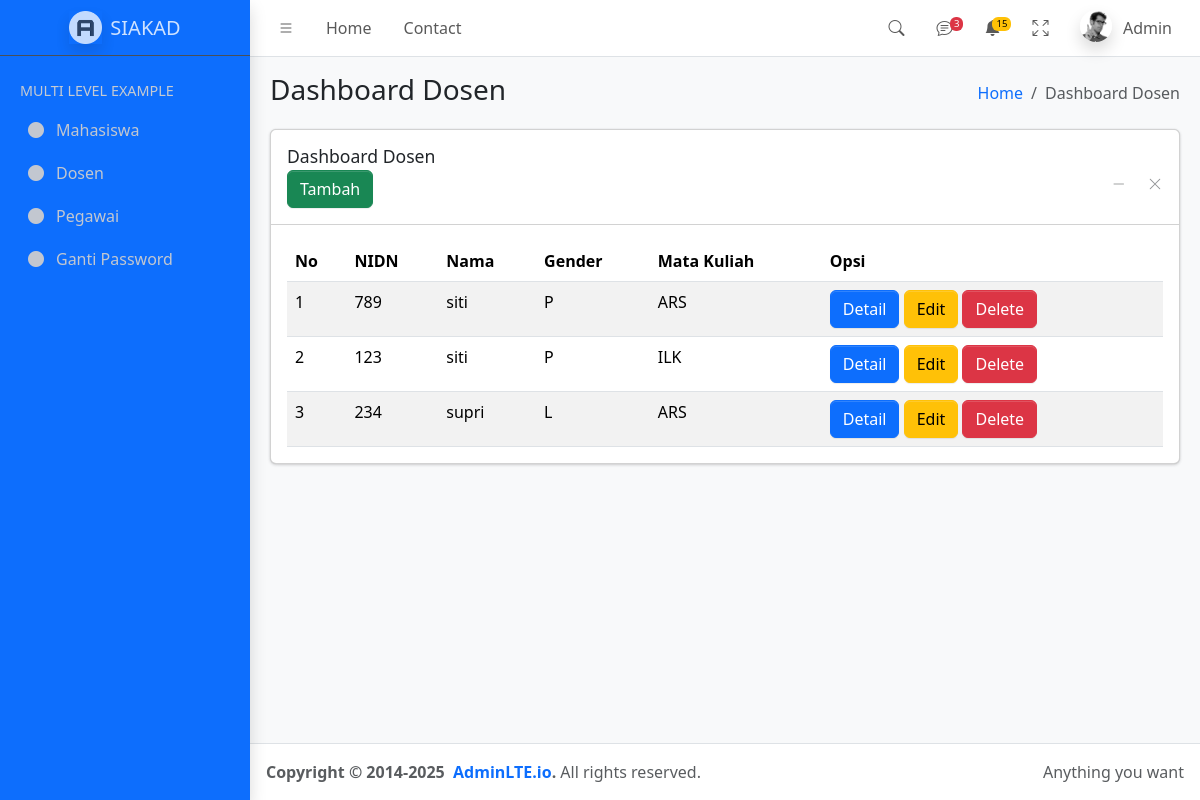
/admin/?p=dosen (signed in), run on the app's committed database.
### tables this page shows
CREATE TABLE `dsn` (
  `id` int NOT NULL,
  `nidn` varchar(10) NOT NULL,
  `nama` varchar(50) NOT NULL,
  `gender` enum('P','L') NOT NULL,
  `alamat` text NOT NULL,
  `matkul` int NOT NULL,
  `waktu` datetime NOT NULL
);

### admin/dosen.php (the view, shortened to what this page needs)
<?php
require_once "../config.php";
$data=$db->query("select * from dsn");
?>
<main class="app-main">
        <div class="app-content-header">
          <div class="container-fluid">
            <div class="row">
              <div class="col-sm-6"><h3 class="mb-0">Dashboard Dosen</h3></div>
              <div class="col-sm-6">
                <ol class="breadcrumb float-sm-end">
                  <li class="breadcrumb-item"><a href="#">Home</a></li>
                  <li class="breadcrumb-item active" aria-current="page">Dashboard Dosen</li>
                </ol>
              </div>
            </div>
          </div>
        </div>
        <div class="app-content">
          <div class="container-fluid">
            <div class="row">
              <div class="col-12">
                <div class="card">
                  <div class="card-header">
                    <h3 class="card-title">Dashboard Dosen</h3><br>
                    <a href="./?p=tambah-dosen" class="btn btn-success">Tambah</a>
                    <div class="card-tools">
                      <button type="button" class="btn btn-tool" data-lte-toggle="card-collapse">
                        <i data-lte-icon="collapse" class="bi bi-dash-lg"></i>
                      </button>
                      <button
                        type="button"
                        class="btn btn-tool"
                        data-lte-toggle="card-remove"
                        title="Remove"
                      >
                        <i class="bi bi-x-lg"></i>
                      </button>
                    </div>
                  </div>
                  <div class="card-body">
                    <table class="table table-striped table-hover">
                      <thead>
                        <tr><th>No</th><th>NIDN</th><th>Nama</th><th>Gender</th><th>Mata Kuliah</th><th>Opsi</th></tr>
                      </thead>
                      <tbody>
                        <?php
                        foreach ($data as $d) {
                          $no++;
                          if ($d ['matkul']==1){
                            $matkul = "INF";
                        }elseif ($d ['matkul']==2){
                          $matkul = "ARS";
                        }elseif ($d ['matkul']==3){
                          $matkul = "ILK";
                        }else{
                          $matkul = "Tidak diketahui";
                        }
                        echo"<tr><td>$no</td><td>$d[nidn]</td><td>$d[nama]</td><td>$d[gender]</td><td>$matkul</td>
                        <td>
                        <a href='./?p=detail-dosen&id=$d[id]' class='btn btn-x5 btn-primary'>Detail</a>
                        <a href='./?p=edit-dosen&id=$d[id]' class='btn btn-x5 btn-warning'>Edit</a>
                        <a href='./?p=hapus-dosen&id=$d[id]' class='btn btn-x5 btn-danger'>Delete</a>
                        </td>
                        </tr>";
                      }
                        ?>
                      </tbody>
                    </table>
                  </div>
                </div>
              </div>
            </div>
          </div>
        </div>
      </main>

### data on the page
dsn: nidn "789", nama "siti", gender "P", matkul "ARS"
dsn: nidn "123", nama "siti", gender "P", matkul "ILK"
dsn: nidn "234", nama "supri", gender "L", matkul "ARS"
